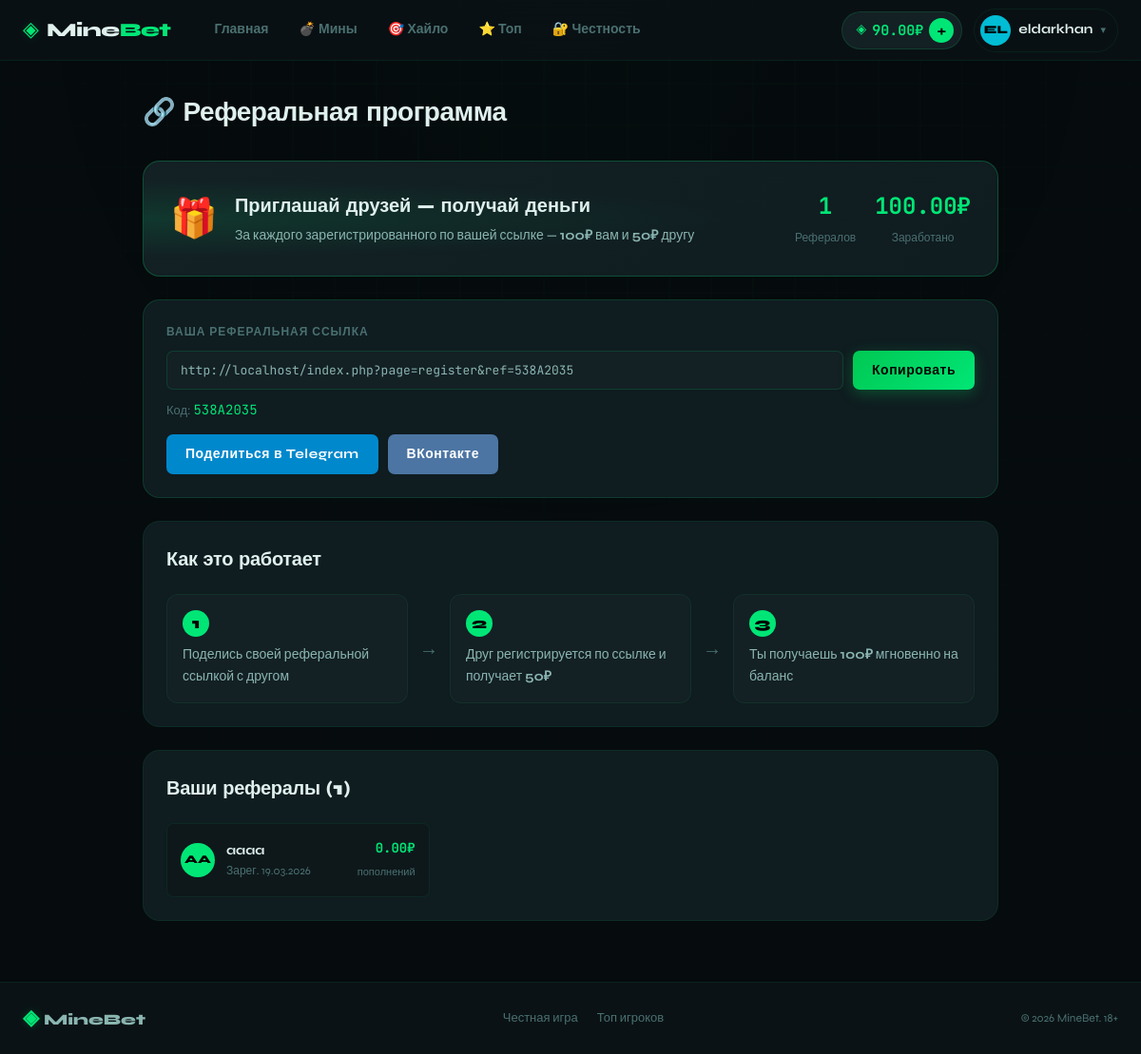
/index.php?page=ref (signed in), run on the app's committed database.
### tables this page shows
CREATE TABLE users (
        id           INTEGER PRIMARY KEY AUTOINCREMENT,
        username     TEXT    UNIQUE NOT NULL,
        email        TEXT    UNIQUE NOT NULL,
        password     TEXT    NOT NULL,
        balance      REAL    DEFAULT 0.0,
        ref_code     TEXT    UNIQUE NOT NULL,
        referred_by  INTEGER DEFAULT NULL,
        avatar_color TEXT    DEFAULT '#00e676',
        total_wagered REAL   DEFAULT 0.0,
        total_won     REAL   DEFAULT 0.0,
        games_played  INTEGER DEFAULT 0,
        created_at   DATETIME DEFAULT CURRENT_TIMESTAMP,
        last_login   DATETIME DEFAULT NULL,
        FOREIGN KEY (referred_by) REFERENCES users(id)
    );

### includes/auth.php (called while the page is built, shortened)
<?php
require_once __DIR__ . '/db.php';
function is_logged_in(): bool {
    return !empty($_SESSION['user_id']);
}
function current_user(): ?array {
    return db_fetch("SELECT * FROM users WHERE id = ?", [$_SESSION['user_id']]);
}

### includes/db.php (called while the page is built, shortened)
<?php
function get_db(): PDO {
    static $pdo = null;
    if ($pdo) return $pdo;
    $pdo = new PDO('sqlite:' . DB_FILE);
    $pdo->setAttribute(PDO::ATTR_ERRMODE,            PDO::ERRMODE_EXCEPTION);
    $pdo->setAttribute(PDO::ATTR_DEFAULT_FETCH_MODE, PDO::FETCH_ASSOC);
    $pdo->exec('PRAGMA journal_mode=WAL; PRAGMA foreign_keys=ON;');
    return $pdo;
}
function db_fetch(string $sql, array $params = []): ?array {
    $s = get_db()->prepare($sql);
    $s->execute($params);
    return $s->fetch() ?: null;
}
function db_fetchAll(string $sql, array $params = []): array {
    $s = get_db()->prepare($sql);
    $s->execute($params);
    return $s->fetchAll();
}
function db_scalar(string $sql, array $params = []): mixed {
    $s = get_db()->prepare($sql);
    $s->execute($params);
    $row = $s->fetch(PDO::FETCH_NUM);
    return $row ? $row[0] : null;
}

### includes/helpers.php (called while the page is built, shortened)
<?php
function fmt_money(mixed $n): string {
    return number_format((float)($n ?? 0), 2, '.', ' ');
}
function esc(mixed $s): string {
    return htmlspecialchars((string)$s, ENT_QUOTES | ENT_SUBSTITUTE, 'UTF-8');
}
function avatar_initials(string $username): string {
    return strtoupper(substr($username, 0, 2));
}

### pages/referral.php (the view, shortened to what this page needs)
<?php
$user = current_user();
$ref_url = APP_URL . '/index.php?page=register&ref=' . $user['ref_code'];
$refs = db_fetchAll(
    "SELECT u.username, u.avatar_color, u.created_at,
            COALESCE(SUM(CASE WHEN t.type='deposit' AND t.status='completed' THEN t.amount END),0) as deposited
     FROM users u
     LEFT JOIN transactions t ON t.user_id = u.id
     WHERE u.referred_by = ?
     GROUP BY u.id ORDER BY u.created_at DESC",
    [$user['id']]
);
$ref_earned = (float) db_scalar(
    "SELECT COALESCE(SUM(amount),0) FROM transactions WHERE user_id=? AND type='referral' AND status='completed'",
    [$user['id']]
);
?>
<div class="page-ref">
  <h1 class="page-title">🔗 Реферальная программа</h1>
  <div class="ref-banner">
    <div class="rb-content">
      <div class="rb-icon">🎁</div>
      <div class="rb-text">
        <h2>Приглашай друзей — получай деньги</h2>
        <p>За каждого зарегистрированного по вашей ссылке — <strong><?= REF_BONUS_REFERRER ?>₽</strong> вам и <strong><?= REF_BONUS_NEW_USER ?>₽</strong> другу</p>
      </div>
    </div>
    <div class="rb-stats">
      <div class="rb-stat">
        <span class="rbs-val"><?= count($refs) ?></span>
        <span class="rbs-label">Рефералов</span>
      </div>
      <div class="rb-stat">
        <span class="rbs-val"><?= fmt_money($ref_earned) ?>₽</span>
        <span class="rbs-label">Заработано</span>
      </div>
    </div>
  </div>
  <div class="ref-link-card">
    <div class="rlc-label">Ваша реферальная ссылка</div>
    <div class="rlc-row">
      <input type="text" class="rlc-input" id="refLinkInput" value="<?= esc($ref_url) ?>" readonly>
      <button class="btn btn-green rlc-copy" onclick="copyRefLink()">Копировать</button>
    </div>
    <div class="rlc-code-row">
      <span class="rlc-code-label">Код:</span>
      <span class="rlc-code"><?= esc($user['ref_code']) ?></span>
    </div>
    <div class="ref-share-btns">
      <a href="https://t.me/share/url?url=<?= urlencode($ref_url) ?>&text=<?= urlencode('Играй в честное казино MineBet и получи +' . REF_BONUS_NEW_USER . '₽ бонус!') ?>"
         target="_blank" class="btn btn-tg">Поделиться в Telegram</a>
      <a href="https://vk.com/share.php?url=<?= urlencode($ref_url) ?>"
         target="_blank" class="btn btn-vk">ВКонтакте</a>
    </div>
  </div>
  <div class="ref-howto">
    <h3 class="section-title">Как это работает</h3>
    <div class="rh-steps">
      <div class="rh-step">
        <div class="rhs-num">1</div>
        <div class="rhs-text">Поделись своей реферальной ссылкой с другом</div>
      </div>
      <div class="rh-arrow">→</div>
      <div class="rh-step">
        <div class="rhs-num">2</div>
        <div class="rhs-text">Друг регистрируется по ссылке и получает <strong><?= REF_BONUS_NEW_USER ?>₽</strong></div>
      </div>
      <div class="rh-arrow">→</div>
      <div class="rh-step">
        <div class="rhs-num">3</div>
        <div class="rhs-text">Ты получаешь <strong><?= REF_BONUS_REFERRER ?>₽</strong> мгновенно на баланс</div>
      </div>
    </div>
  </div>
  <div class="ref-list-section">
    <h3 class="section-title">Ваши рефералы (<?= count($refs) ?>)</h3>
    <?php if (empty($refs)): ?>
      <div class="empty-state">
        <div style="font-size:48px;margin-bottom:12px">👥</div>
        Пока никого нет. Поделитесь ссылкой!
      </div>
    <?php else: ?>
      <div class="ref-users-grid">
        <?php foreach ($refs as $r): ?>
        <div class="ref-user-card">
          <div class="ruc-avatar" style="--acolor:<?= esc($r['avatar_color']) ?>"><?= avatar_initials($r['username']) ?></div>
          <div class="ruc-info">
            <span class="ruc-name"><?= esc($r['username']) ?></span>
            <span class="ruc-since">Зарег. <?= date('d.m.Y', strtotime($r['created_at'])) ?></span>
          </div>
          <div class="ruc-right">
            <span class="ruc-deposited"><?= fmt_money($r['deposited']) ?>₽</span>
            <span class="ruc-dep-label">пополнений</span>
          </div>
        </div>
        <?php endforeach; ?>
      </div>
    <?php endif; ?>
  </div>
</div>

### includes/layout_head.php (shortened to what this page needs)
<!DOCTYPE html>
<html lang="ru">
<head>
<link rel="stylesheet" href="/assets/css/main.css">
</head>
<body>
<header class="site-header" id="siteHeader">
  <div class="header-inner">
    <a href="/index.php?page=home" class="logo">
      <span class="logo-icon">◈</span>
      <span class="logo-text">Mine<em>Bet</em></span>
    </a>
    <nav class="main-nav" id="mainNav">
      <a href="/index.php?page=home"  class="nav-link <?= $page==='home'?'active':'' ?>">Главная</a>
      <a href="/index.php?page=mines" class="nav-link <?= $page==='mines'?'active':'' ?>">💣 Мины</a>
      <a href="/index.php?page=hilo"  class="nav-link <?= $page==='hilo'?'active':'' ?>">🎯 Хайло</a>
      <a href="/index.php?page=top"   class="nav-link <?= $page==='top'?'active':'' ?>">⭐ Топ</a>
      <a href="/index.php?page=fair"  class="nav-link <?= $page==='fair'?'active':'' ?>">🔐 Честность</a>
    </nav>
    <div class="header-right">
      <?php if ($user && !empty($user['id'])): ?>
        <div class="balance-pill">
          <span class="balance-icon">◈</span>
          <span class="balance-val" id="headerBalance"><?= fmt_money((float)($user['balance'] ?? 0)) ?>₽</span>
          <a href="/index.php?page=wallet" class="balance-add" title="Пополнить">+</a>
        </div>
        <div class="user-menu" id="userMenuTrigger">
          <div class="avatar" style="--acolor:<?= esc($user['avatar_color'] ?? '#00e676') ?>"><?= avatar_initials($user['username'] ?? '??') ?></div>
          <span class="uname"><?= esc($user['username'] ?? '') ?></span>
          <span class="chevron">▾</span>
        </div>
      <?php else: ?>
        <a href="/index.php?page=login"    class="btn btn-ghost btn-sm">Войти</a>
        <a href="/index.php?page=register" class="btn btn-green btn-sm">Регистрация</a>
      <?php endif; ?>
    </div>
  </div>
</header>
<main class="site-main" id="siteMain">

### data on the page
users: balance "90.00", username "EL", username "eldarkhan", ref_code "http://localhost/index.php?page=register&ref=538A2035", ref_code "538A2035"

### other printed values
REF_BONUS_REFERRER "100"
REF_BONUS_NEW_USER "50"
count($refs) "1"
fmt_money($ref_earned) "100.00"
avatar_initials($r['username']) "AA"
$r['username'] "aaaa"
date('d.m.Y', strtotime($r['created_at'])) "19.03.2026"
fmt_money($r['deposited']) "0.00"
